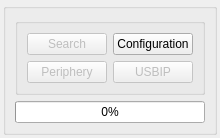
<?xml version="1.0" encoding="UTF-8"?>
<ui version="4.0">
 <class>UIObj</class>
 <widget class="QWidget" name="UIObj">
  <property name="geometry">
   <rect>
    <x>0</x>
    <y>0</y>
    <width>202</width>
    <height>125</height>
   </rect>
  </property>
  <property name="windowTitle">
   <string>Daemon</string>
  </property>
  <layout class="QGridLayout" name="widget_lyt">
   <property name="leftMargin">
    <number>3</number>
   </property>
   <property name="topMargin">
    <number>3</number>
   </property>
   <property name="rightMargin">
    <number>3</number>
   </property>
   <property name="bottomMargin">
    <number>3</number>
   </property>
   <item row="0" column="0">
    <widget class="QGroupBox" name="frame">
     <property name="title">
      <string/>
     </property>
     <layout class="QGridLayout" name="frame_lyt">
      <item row="1" column="0">
       <widget class="QProgressBar" name="progress">
        <property name="value">
         <number>0</number>
        </property>
       </widget>
      </item>
      <item row="0" column="0">
       <widget class="QGroupBox" name="menu">
        <property name="styleSheet">
         <string notr="true">QGroupBox {color: black;}</string>
        </property>
        <property name="title">
         <string/>
        </property>
        <layout class="QGridLayout" name="menu_lyt">
         <item row="0" column="0">
          <widget class="QPushButton" name="search_btn">
           <property name="enabled">
            <bool>false</bool>
           </property>
           <property name="text">
            <string>Search</string>
           </property>
          </widget>
         </item>
         <item row="0" column="1">
          <widget class="QPushButton" name="config_btn">
           <property name="text">
            <string>Configuration</string>
           </property>
          </widget>
         </item>
         <item row="1" column="0">
          <widget class="QPushButton" name="phy_btn">
           <property name="enabled">
            <bool>false</bool>
           </property>
           <property name="text">
            <string>Periphery</string>
           </property>
          </widget>
         </item>
         <item row="1" column="1">
          <widget class="QPushButton" name="usbip_btn">
           <property name="enabled">
            <bool>false</bool>
           </property>
           <property name="text">
            <string>USBIP</string>
           </property>
          </widget>
         </item>
        </layout>
       </widget>
      </item>
     </layout>
    </widget>
   </item>
  </layout>
 </widget>
 <tabstops>
  <tabstop>search_btn</tabstop>
 </tabstops>
 <resources/>
 <connections/>
</ui>
